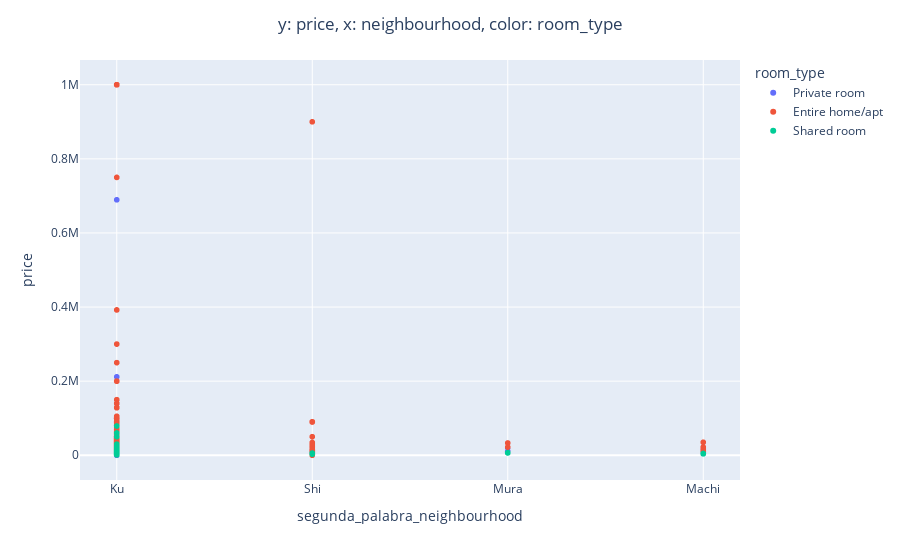
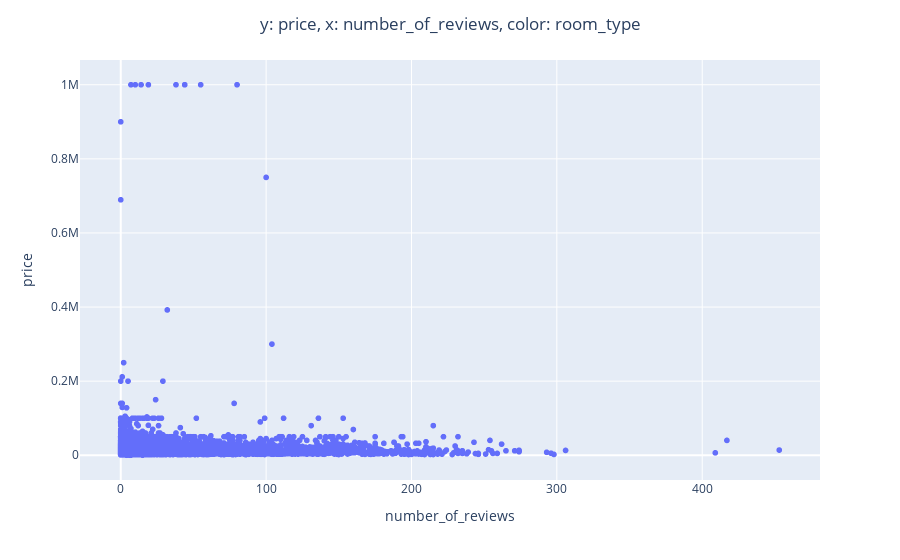
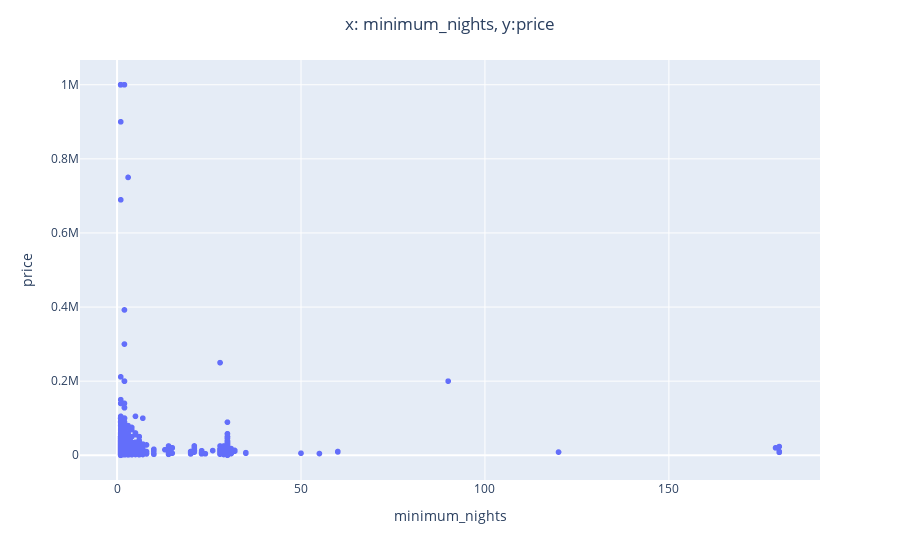

These figures' notebook cell, in order:
### Code cell
fig1 = px.scatter(data_frame=df, x='segunda_palabra_neighbourhood', y='price', color='room_type')
fig1.update_layout(title_text='y: price, x: neighbourhood, color: room_type', title_x=0.5)
fig1.show()

fig2 = px.scatter(data_frame=df, x='number_of_reviews', y='price')
fig2.update_layout(title_text='y: price, x: number_of_reviews, color: room_type', title_x=0.5)
fig2.show()

fig3 = px.scatter(data_frame=df, x='minimum_nights', y='price' )
fig3.update_layout(title_text='x: minimum_nights, y:price', title_x=0.5)
fig3.show()

### Figure 1 — Plotly figure (JSON) as saved in the notebook; plotly's stock layout.template omitted (floating-point values rounded to 4 significant figures; data arrays with more than 128 entries replaced by an {"elided": "..."} marker saying what was removed)
{"data": [{"hovertemplate": "room_type=Private room<br>segunda_palabra_neighbourhood=%{x}<br>price=%{y}<extra></extra>", "legendgroup": "Private room", "marker": {"color": "#636efa", "symbol": "circle"}, "mode": "markers", "name": "Private room", "showlegend": true, "type": "scattergl", "x": {"elided": "3004 str values"}, "xaxis": "x", "y": {"elided": "3004 int values"}, "yaxis": "y"}, {"hovertemplate": "room_type=Entire home/apt<br>segunda_palabra_neighbourhood=%{x}<br>price=%{y}<extra></extra>", "legendgroup": "Entire home/apt", "marker": {"color": "#EF553B", "symbol": "circle"}, "mode": "markers", "name": "Entire home/apt", "showlegend": true, "type": "scattergl", "x": {"elided": "7463 str values"}, "xaxis": "x", "y": {"elided": "7463 int values"}, "yaxis": "y"}, {"hovertemplate": "room_type=Shared room<br>segunda_palabra_neighbourhood=%{x}<br>price=%{y}<extra></extra>", "legendgroup": "Shared room", "marker": {"color": "#00cc96", "symbol": "circle"}, "mode": "markers", "name": "Shared room", "showlegend": true, "type": "scattergl", "x": {"elided": "999 str values"}, "xaxis": "x", "y": {"elided": "999 int values"}, "yaxis": "y"}], "layout": {"autosize": true, "legend": {"title": {"text": "room_type"}, "tracegroupgap": 0}, "margin": {"t": 60}, "title": {"text": "y: price, x: neighbourhood, color: room_type", "x": 0.5}, "xaxis": {"anchor": "y", "autorange": true, "domain": [0, 1], "range": [-0.1831, 3.183], "title": {"text": "segunda_palabra_neighbourhood"}, "type": "category"}, "yaxis": {"anchor": "x", "autorange": true, "domain": [0, 1], "range": [-77430.0, 1077000.0], "title": {"text": "price"}, "type": "linear"}}}

### Figure 2 — Plotly figure (JSON) as saved in the notebook; plotly's stock layout.template omitted (floating-point values rounded to 4 significant figures; data arrays with more than 128 entries replaced by an {"elided": "..."} marker saying what was removed)
{"data": [{"hovertemplate": "number_of_reviews=%{x}<br>price=%{y}<extra></extra>", "legendgroup": "", "marker": {"color": "#636efa", "symbol": "circle"}, "mode": "markers", "name": "", "showlegend": false, "type": "scattergl", "x": {"elided": "11466 int values"}, "xaxis": "x", "y": {"elided": "11466 int values"}, "yaxis": "y"}], "layout": {"autosize": true, "legend": {"tracegroupgap": 0}, "margin": {"t": 60}, "title": {"text": "y: price, x: number_of_reviews, color: room_type", "x": 0.5}, "xaxis": {"anchor": "y", "autorange": true, "domain": [0, 1], "range": [-27.42, 480.4], "title": {"text": "number_of_reviews"}, "type": "linear"}, "yaxis": {"anchor": "x", "autorange": true, "domain": [0, 1], "range": [-77430.0, 1077000.0], "title": {"text": "price"}, "type": "linear"}}}

### Figure 3 — Plotly figure (JSON) as saved in the notebook; plotly's stock layout.template omitted (floating-point values rounded to 4 significant figures; data arrays with more than 128 entries replaced by an {"elided": "..."} marker saying what was removed)
{"data": [{"hovertemplate": "minimum_nights=%{x}<br>price=%{y}<extra></extra>", "legendgroup": "", "marker": {"color": "#636efa", "symbol": "circle"}, "mode": "markers", "name": "", "showlegend": false, "type": "scattergl", "x": {"elided": "11466 int values"}, "xaxis": "x", "y": {"elided": "11466 int values"}, "yaxis": "y"}], "layout": {"autosize": true, "legend": {"tracegroupgap": 0}, "margin": {"t": 60}, "title": {"text": "x: minimum_nights, y:price", "x": 0.5}, "xaxis": {"anchor": "y", "autorange": true, "domain": [0, 1], "range": [-9.833, 190.8], "title": {"text": "minimum_nights"}, "type": "linear"}, "yaxis": {"anchor": "x", "autorange": true, "domain": [0, 1], "range": [-77430.0, 1077000.0], "title": {"text": "price"}, "type": "linear"}}}
